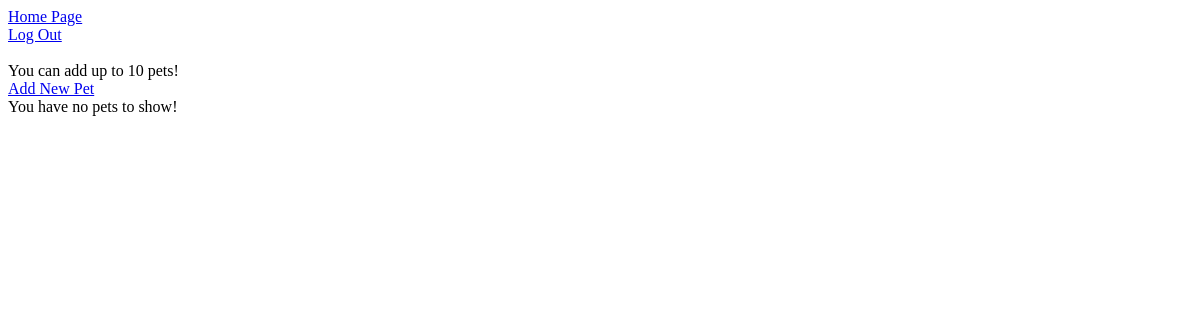
Page /userpets/ (signed in) on the earlier database version.
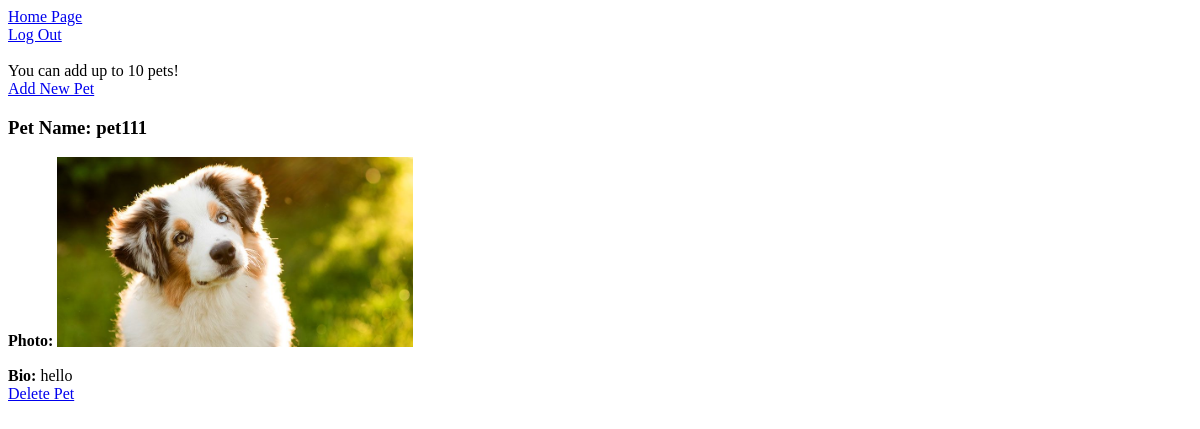
Same page on the later database version.
### petlist/models.py (models this page shows, shortened)
class Pets(models.Model):
    user=models.ForeignKey(User)
    pet_name=models.CharField(max_length=30)
    pet_photo=models.ImageField(upload_to='photos')
    pet_bio=models.TextField()

### petlist/views.py (the view)
# urls.py: url(r'^userpets/$',views.userpets,name='userpets'),
@login_required
def userpets(request):
    try:
        userPetList=[]
        userPetList=(Pets.objects
                     .filter(user=request.user))
        numPets = len(userPetList)
    except IndexError:
        userPetList=None
        numPets = '0'
    context=dict(userPetList=userPetList, numPets=numPets)
    return render(request,'petlist.html',context)

### petlist/templates/petlist.html (shortened to what this page needs)
<!DOCTYPE html>
<html>
<head>
  {% load static %}
  <link rel="stylesheet" type="text/css" href="{% static "stylesheet.css" %}">
</head>
<body>
    <div class="page-header">
        <a href="{% url "homepage" %}">Home Page</a><br>
        <a href="{% url "logoutuser" %}">Log Out</a><br><br>
    </div>
    <div class="petlist">
      {% if numPets < 10 %}
        You can add up to 10 pets! <br>
        <a href="{% url "create_pet" %}">Add New Pet</a><br>
      {% else %}
        You have the maximum number of pets. Delete a pet to make a new one.
      {% endif%}
      {% if userPetList %}
        {% for pet in userPetList %}
          <h3>Pet Name:
          {{pet.pet_name}} </h3>
          <strong>Photo:</strong>
           <img class="pet-photo" src= "{{pet.pet_photo.url}}" alt="This is a photo of the pet">
          <p><strong>Bio:</strong>
          {{pet.pet_bio}}
          <br>
          <a href="{% url "del_pet" pet_id=pet.id %}">Delete Pet</a>
          </p>
        {% endfor %}
      {% else %}
        You have no pets to show!
      {% endif %}
</body>
</html>

Differences in the rows shown:
added Pets: pet_name "pet111", pet_photo (picture), pet_bio "hello"
Other differences:
text no longer shown: "You have no pets to show!"
